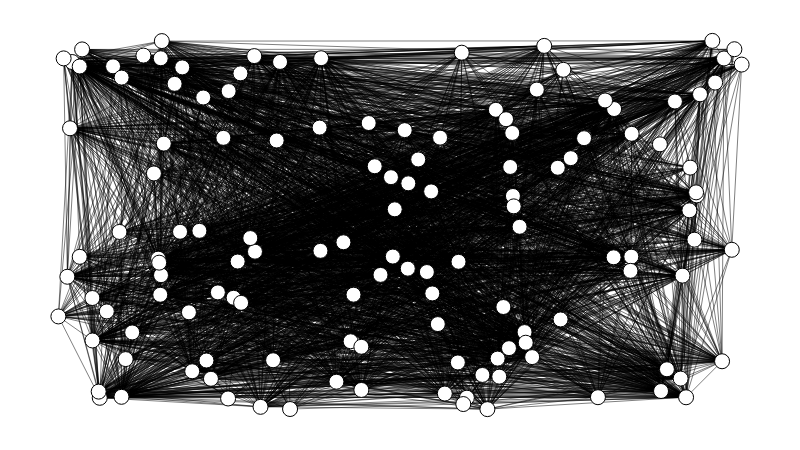

Notebook code for this chart:
### Code cell
g = fm.load('marvel.gml')
g.label_nodes('name')
g.set_all_nodes(size=15, labpos='hover')
g.set_all_edges(color=(0, 0, 0, 0.5))
g.draw()

### Figure 1 — Plotly figure (JSON) as saved in the notebook; plotly's stock layout.template omitted (floating-point values rounded to 4 significant figures; data arrays with more than 128 entries replaced by an {"elided": "..."} marker saying what was removed)
{"data": [{"hoverinfo": "none", "line": {"color": "rgb(127, 127, 127)", "dash": "solid", "width": 0}, "mode": "lines", "type": "scatter", "x": [0.4904, 0.4904, null, 0, 1, null], "y": [0, 1, null, 0.5034, 0.5034, null]}, {"hoverinfo": "none", "line": {"color": "rgba(0, 0, 0, 0.5)", "dash": "solid", "width": 1}, "mode": "lines", "type": "scatter", "x": {"elided": "12147 float values"}, "y": {"elided": "12147 float values"}}, {"hoverinfo": "text", "marker": {"color": "rgb(255, 255, 255)", "line": {"color": "rgb(0, 0, 0)", "width": 1}, "size": 15, "symbol": "circle"}, "mode": "markers", "text": {"elided": "135 str values"}, "textfont": {"color": "rgb(0, 0, 0)"}, "textposition": "middle center", "type": "scatter", "x": {"elided": "135 float values"}, "y": {"elided": "135 float values"}}, {"hoverinfo": "none", "mode": "text", "text": [], "textfont": {"color": "rgb(255, 255, 255)"}, "textposition": "middle center", "type": "scatter", "x": [], "y": []}, {"hoverinfo": "none", "mode": "text", "text": {"elided": "135 null values"}, "textfont": {"color": "rgb(0, 0, 0)"}, "textposition": "middle center", "type": "scatter", "x": {"elided": "135 float values"}, "y": {"elided": "135 float values"}}, {"hoverinfo": "none", "mode": "text", "text": {"elided": "4049 null values"}, "textfont": {"color": "rgb(0, 0, 0)"}, "textposition": "middle center", "type": "scatter", "x": {"elided": "4049 float values"}, "y": {"elided": "4049 float values"}}, {"hoverinfo": "none", "marker": {"color": "rgba(255, 255, 255, 0)", "line": {"color": "rgba(255, 255, 255, 0)", "width": 0}, "size": 0, "symbol": "circle"}, "mode": "markers", "type": "scatter", "x": [0.5, 0, 1, 0.5], "y": [0, 0.5, 0.5, 1]}], "layout": {"height": 450, "hovermode": "closest", "margin": {"b": 10, "l": 10, "r": 10, "t": 10}, "plot_bgcolor": "rgb(255, 255, 255)", "showlegend": false, "width": 800, "xaxis": {"showgrid": false, "showticklabels": false, "zeroline": false}, "yaxis": {"showgrid": false, "showticklabels": false, "zeroline": false}}}
